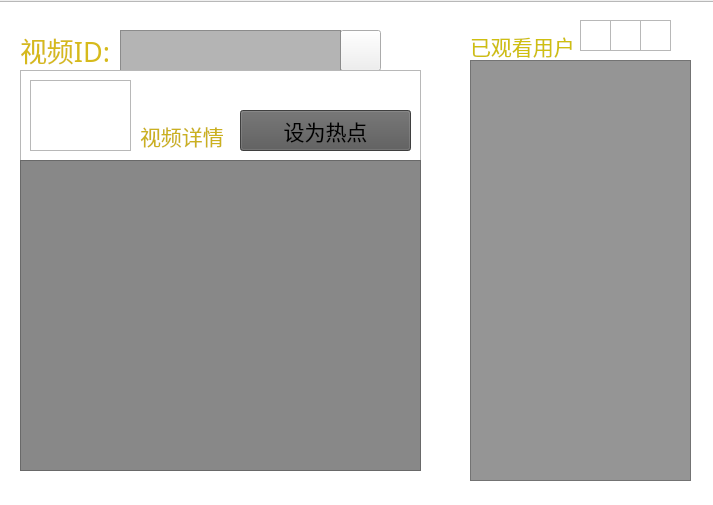
<?xml version="1.0" encoding="UTF-8"?>
<ui version="4.0">
 <class>VideoLoginWnd</class>
 <widget class="QWidget" name="VideoLoginWnd">
  <property name="geometry">
   <rect>
    <x>0</x>
    <y>0</y>
    <width>713</width>
    <height>505</height>
   </rect>
  </property>
  <property name="windowTitle">
   <string>视频查询</string>
  </property>
  <widget class="QLabel" name="label">
   <property name="geometry">
    <rect>
     <x>20</x>
     <y>30</y>
     <width>101</width>
     <height>41</height>
    </rect>
   </property>
   <property name="font">
    <font>
     <family>Adobe Heiti Std</family>
     <pointsize>16</pointsize>
     <weight>50</weight>
     <italic>false</italic>
     <bold>false</bold>
    </font>
   </property>
   <property name="styleSheet">
    <string notr="true">font: 9pt &quot;黑体&quot;;
font: 16pt &quot;Adobe Heiti Std&quot;;</string>
   </property>
   <property name="text">
    <string>&lt;html&gt;&lt;head/&gt;&lt;body&gt;&lt;p&gt;&lt;span style=&quot; font-size:20pt; color:#d6ba1c;&quot;&gt;视频ID:&lt;/span&gt;&lt;/p&gt;&lt;/body&gt;&lt;/html&gt;</string>
   </property>
  </widget>
  <widget class="QTextEdit" name="textEdit">
   <property name="geometry">
    <rect>
     <x>120</x>
     <y>30</y>
     <width>221</width>
     <height>51</height>
    </rect>
   </property>
   <property name="styleSheet">
    <string notr="true">background-color: rgb(180, 180, 180);
font: 18pt &quot;黑体&quot;;</string>
   </property>
  </widget>
  <widget class="QPushButton" name="Query">
   <property name="geometry">
    <rect>
     <x>340</x>
     <y>30</y>
     <width>41</width>
     <height>41</height>
    </rect>
   </property>
   <property name="font">
    <font>
     <family>隶书</family>
     <pointsize>22</pointsize>
    </font>
   </property>
   <property name="styleSheet">
    <string notr="true">border-image: url(:/imagees/pic4.png);</string>
   </property>
   <property name="text">
    <string/>
   </property>
  </widget>
  <widget class="QListView" name="listView">
   <property name="geometry">
    <rect>
     <x>20</x>
     <y>160</y>
     <width>401</width>
     <height>311</height>
    </rect>
   </property>
   <property name="font">
    <font>
     <family>宋体</family>
     <pointsize>14</pointsize>
    </font>
   </property>
   <property name="styleSheet">
    <string notr="true">background-color: rgb(136, 136, 136);</string>
   </property>
  </widget>
  <widget class="QListView" name="listView_2">
   <property name="geometry">
    <rect>
     <x>470</x>
     <y>60</y>
     <width>221</width>
     <height>421</height>
    </rect>
   </property>
   <property name="font">
    <font>
     <family>宋体</family>
     <pointsize>14</pointsize>
    </font>
   </property>
   <property name="styleSheet">
    <string notr="true">background-color: rgb(149, 149, 149);</string>
   </property>
  </widget>
  <widget class="QLabel" name="label_2">
   <property name="geometry">
    <rect>
     <x>140</x>
     <y>120</y>
     <width>91</width>
     <height>31</height>
    </rect>
   </property>
   <property name="font">
    <font>
     <family>黑体</family>
     <pointsize>16</pointsize>
     <weight>50</weight>
     <italic>false</italic>
     <bold>false</bold>
    </font>
   </property>
   <property name="styleSheet">
    <string notr="true">font: 16pt &quot;黑体&quot;;</string>
   </property>
   <property name="text">
    <string>&lt;html&gt;&lt;head/&gt;&lt;body&gt;&lt;p&gt;&lt;span style=&quot; color:#cbb11f;&quot;&gt;视频详情&lt;/span&gt;&lt;/p&gt;&lt;/body&gt;&lt;/html&gt;</string>
   </property>
  </widget>
  <widget class="QLabel" name="label_3">
   <property name="geometry">
    <rect>
     <x>470</x>
     <y>30</y>
     <width>151</width>
     <height>31</height>
    </rect>
   </property>
   <property name="font">
    <font>
     <family>黑体</family>
     <pointsize>16</pointsize>
     <weight>50</weight>
     <italic>false</italic>
     <bold>false</bold>
    </font>
   </property>
   <property name="styleSheet">
    <string notr="true">font: 16pt &quot;黑体&quot;;</string>
   </property>
   <property name="text">
    <string>&lt;html&gt;&lt;head/&gt;&lt;body&gt;&lt;p&gt;&lt;span style=&quot; color:#cfbf10;&quot;&gt;已观看用户&lt;/span&gt;&lt;/p&gt;&lt;/body&gt;&lt;/html&gt;</string>
   </property>
  </widget>
  <widget class="QPushButton" name="Query_2">
   <property name="geometry">
    <rect>
     <x>240</x>
     <y>110</y>
     <width>171</width>
     <height>41</height>
    </rect>
   </property>
   <property name="font">
    <font>
     <family>黑体</family>
     <pointsize>16</pointsize>
     <weight>50</weight>
     <italic>false</italic>
     <bold>false</bold>
    </font>
   </property>
   <property name="styleSheet">
    <string notr="true">font: 16pt &quot;黑体&quot;;
background-color: rgb(88, 88, 88);</string>
   </property>
   <property name="text">
    <string>设为热点</string>
   </property>
  </widget>
  <widget class="QGraphicsView" name="graphicsView">
   <property name="geometry">
    <rect>
     <x>-5</x>
     <y>1</y>
     <width>721</width>
     <height>511</height>
    </rect>
   </property>
   <property name="styleSheet">
    <string notr="true">border-image: url(:/imagees/background3.png);</string>
   </property>
  </widget>
  <widget class="QGraphicsView" name="graphicsView_2">
   <property name="geometry">
    <rect>
     <x>20</x>
     <y>70</y>
     <width>401</width>
     <height>281</height>
    </rect>
   </property>
   <property name="styleSheet">
    <string notr="true">background-image: url(:/imagees/background3.png);</string>
   </property>
  </widget>
  <widget class="QGraphicsView" name="graphicsView_3">
   <property name="geometry">
    <rect>
     <x>30</x>
     <y>80</y>
     <width>101</width>
     <height>71</height>
    </rect>
   </property>
   <property name="autoFillBackground">
    <bool>false</bool>
   </property>
   <property name="styleSheet">
    <string notr="true">border-image: url(:/imagees/pic9.png);</string>
   </property>
  </widget>
  <widget class="QGraphicsView" name="graphicsView_4">
   <property name="geometry">
    <rect>
     <x>580</x>
     <y>20</y>
     <width>31</width>
     <height>31</height>
    </rect>
   </property>
   <property name="styleSheet">
    <string notr="true">border-image: url(:/imagees/pic2.png);</string>
   </property>
  </widget>
  <widget class="QGraphicsView" name="graphicsView_5">
   <property name="geometry">
    <rect>
     <x>610</x>
     <y>20</y>
     <width>31</width>
     <height>31</height>
    </rect>
   </property>
   <property name="styleSheet">
    <string notr="true">border-image: url(:/imagees/pic2.png);</string>
   </property>
  </widget>
  <widget class="QGraphicsView" name="graphicsView_6">
   <property name="geometry">
    <rect>
     <x>640</x>
     <y>20</y>
     <width>31</width>
     <height>31</height>
    </rect>
   </property>
   <property name="styleSheet">
    <string notr="true">border-image: url(:/imagees/pic2.png);</string>
   </property>
  </widget>
  <zorder>graphicsView</zorder>
  <zorder>Query</zorder>
  <zorder>textEdit</zorder>
  <zorder>graphicsView_2</zorder>
  <zorder>label</zorder>
  <zorder>listView</zorder>
  <zorder>listView_2</zorder>
  <zorder>label_2</zorder>
  <zorder>label_3</zorder>
  <zorder>Query_2</zorder>
  <zorder>graphicsView_3</zorder>
  <zorder>graphicsView_4</zorder>
  <zorder>graphicsView_5</zorder>
  <zorder>graphicsView_6</zorder>
 </widget>
 <resources>
  <include location="pic.qrc"/>
 </resources>
 <connections>
  <connection>
   <sender>Query</sender>
   <signal>clicked()</signal>
   <receiver>VideoLoginWnd</receiver>
   <slot>close()</slot>
   <hints>
    <hint type="sourcelabel">
     <x>685</x>
     <y>60</y>
    </hint>
    <hint type="destinationlabel">
     <x>440</x>
     <y>350</y>
    </hint>
   </hints>
  </connection>
 </connections>
</ui>
